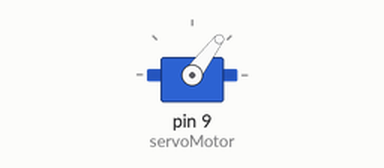
Bench run of a sketch on a simulated Arduino Uno, built with avr-gcc and run on an emulated ATmega328P. Shown: servo. What the sketch prints to the serial monitor is not drawn.

Above: at 0.15 s.
At 0.8 s:
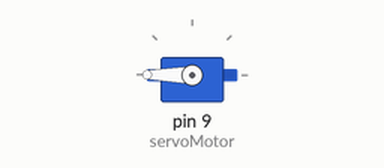
Timing chart, 0 to 2.3 s (numbered marks = the images above):
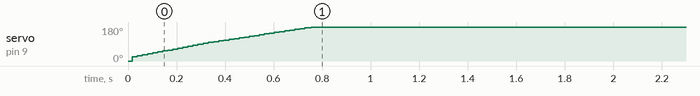

Measured:
- by itself, servo on pin 9 (servoMotor): moves from 0° to 180° over 0.74 s

The sketch:

temp.ino
```cpp
#include <Servo.h>

Servo servoMotor;
int i = 0;

void setup() {
  Serial.begin(9600);
  servoMotor.attach(9);  // Attach servo to pin 9
}

void loop() {
    int angle = i;
    if (angle >= 0 && angle <= 180) {
      servoMotor.write(angle);
    }
    Serial.println(angle);
    i++;
}
```
